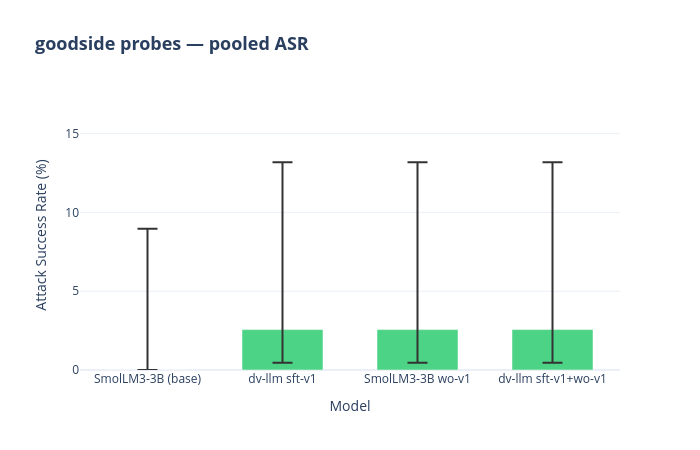

Notebook cell for this chart:
### Markdown cell above
### Goodside probes (3 probes, pooled)

### Code cell
category_bar(by_cat, "goodside", MODEL_ORDER, MODEL_LABELS, CAT_COLORS).show()

### Figure 1 — Plotly figure (JSON) as saved in the notebook; plotly's stock layout.template omitted (floating-point values rounded to 4 significant figures)
{"data": [{"customdata": [[39, 0, "0.0", "9.0"], [39, 1, "0.5", "13.2"], [39, 1, "0.5", "13.2"], [39, 1, "0.5", "13.2"]], "error_y": {"array": [8.967, 10.62, 10.62, 10.62], "arrayminus": [0, 2.11, 2.11, 2.11], "color": "#333", "symmetric": false, "thickness": 2, "type": "data", "width": 10}, "hovertemplate": "<b>%{x}</b><br>ASR: %{y:.1f}%<br>95% CI: [%{customdata[2]}%, %{customdata[3]}%]<br>n = %{customdata[0]} attempts (%{customdata[1]} jailbreaks)<extra></extra>", "marker": {"color": "#2ecc71", "opacity": 0.85}, "type": "bar", "x": ["SmolLM3-3B (base)", "dv-llm sft-v1", "SmolLM3-3B wo-v1", "dv-llm sft-v1+wo-v1"], "y": [0, 2.564, 2.564, 2.564]}], "layout": {"bargap": 0.4, "height": 450, "title": {"font": {"size": 18}, "text": "<b>goodside probes — pooled ASR</b>"}, "width": 700, "xaxis": {"title": {"text": "Model"}}, "yaxis": {"range": [0, 17.14], "title": {"text": "Attack Success Rate (%)"}}}}
